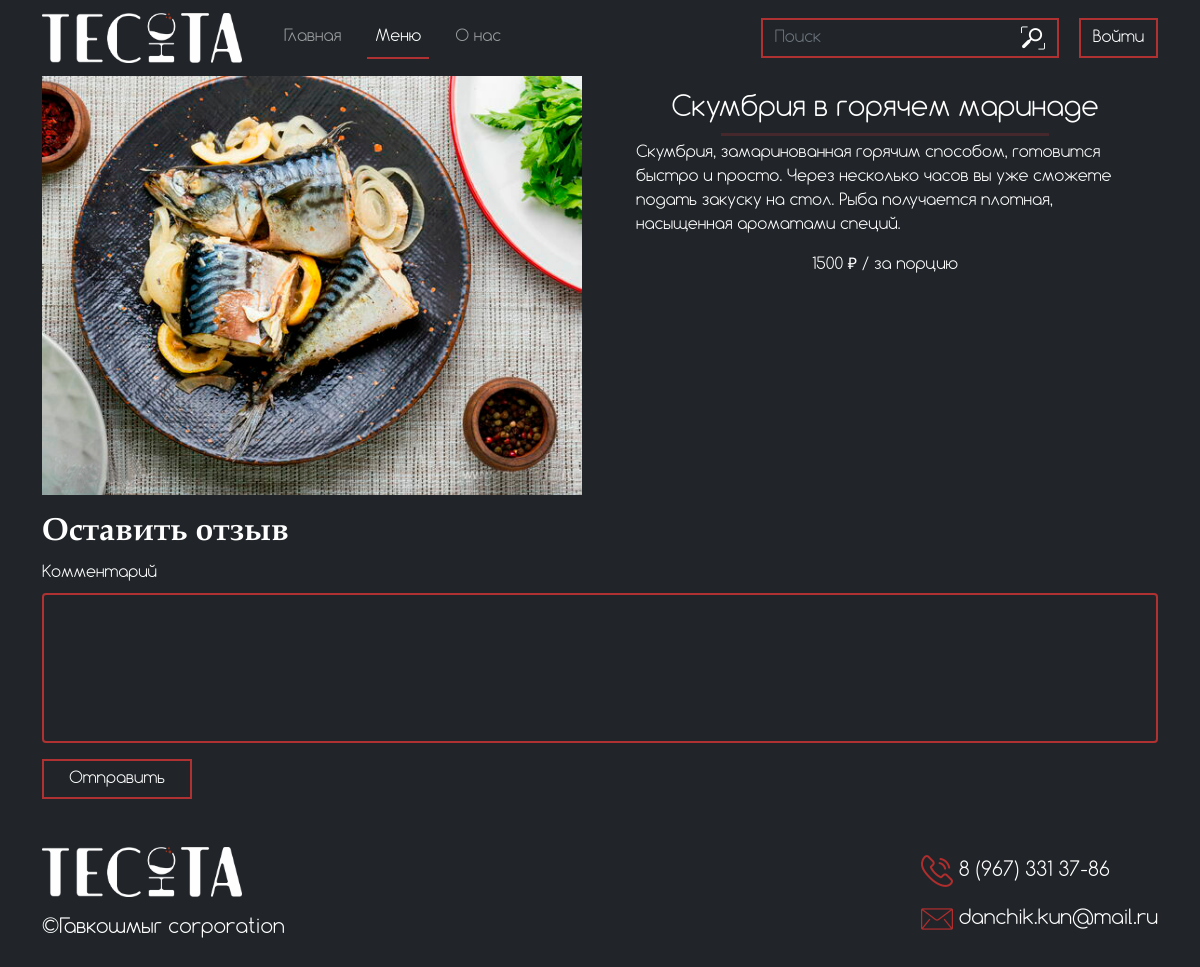
The page /output/full_discription_food.php?id=3 on the database its author committed.
### tables this page shows
CREATE TABLE `menu` (
  `id` int NOT NULL,
  `name` varchar(50) DEFAULT NULL,
  `img` varchar(500) DEFAULT NULL,
  `discription` varchar(500) DEFAULT NULL,
  `price` int DEFAULT NULL,
  `type` varchar(100) DEFAULT NULL
);

### output/full_discription_food.php (the view, shortened to what this page needs)
<?
    require '../functions/connect.php';
    $id = $_GET['id'];
    $give_food = $connect->query("SELECT * FROM `menu` WHERE `id` = '$id'");
    $food = $give_food->fetch(PDO::FETCH_ASSOC);
?>
<!DOCTYPE html>
<html lang="en">
<head>
    <link href="https://cdn.jsdelivr.net/npm/bootstrap@5.0.2/dist/css/bootstrap.min.css" rel="stylesheet">
    <link rel="stylesheet" href="../css/menu.css">
    <link rel="stylesheet" href="../css/style.css">
    <link rel="stylesheet" href="../css/full_disc_food.css">
</head>
<body class="bg-dark">
<?php
  if(!$_SESSION['user'] && !$_SESSION['admin']){ ?>
    <header>
    <nav class="navbar navbar-expand-lg navbar-dark" id="navheader">
        <div class="container">
          <a class="navbar-brand" href="../output/index">
              <img src="../images/logo.png" class="img-fluid" style="width: 200px;" alt="">
            </a>
          <div class="collapse navbar-collapse" id="navbarSupportedContent">
            <ul class="navbar-nav me-auto mb-2 mb-lg-0">
              <li class="nav-item">
                <a class="nav-link" aria-current="page" href="#">Главная</a>
              </li>
              <li class="nav-item">
                <a class="nav-link active" href="../output/menu">Меню</a>
              </li>
              <li class="nav-item">
                <a class="nav-link" href="../output/about_us">О нас</a>
              </li>
            </ul>
            <form class="d-flex" action="../output/search_res" method="GET">
                <input class="form-control me-2 search" style="width: 250px; border-right: none;" type="search" name="search" placeholder="Поиск" aria-label="Поиск">
                <button class="btn" style="margin-right: 20px; margin-left: -10px; border-left: none;" type="submit"><img src="../images/search.png" alt=""></button>
            </form>
            <button type="button" class="btn" data-bs-toggle="modal" data-bs-target="#exampleModalToggle">
                Войти
            </button>
          </div>
        </div>
      </nav>
  </header> <?
  }
?>
<section style="color: white;">
    <div class="container" >
        <div class="row">
            <div class="col">
              <div class="img-zoom-container">
                <img id="myimage" src="/<?=$food['img']?>" width="540" alt="">
              </div>
            </div>
            <div class="col">
              <h3 style="text-align: center; margin-top: 2vh;"><?=$food['name']?></h3>
              <hr style="background: #AF3131; height: 3px;">
              <div style="display: flex; flex-direction: column;">
                <div style="margin: 0vw 2vw;">
                    <p><?=$food['discription']?></p>
                </div>
                <div style="text-align: center;">
                <p><?=$food['price']?> ₽ / <?
                        if($food['type'] == 'drinks'){
                          echo 'за 100мл';
                        }else{
                          echo 'за порцию';
                        }
                ?></p>
                </div>
              </div>
            </div>
        </div>
        </div>
        <div class="comment_food container">
        <h2>Оставить отзыв</h2>
          <form class="row g-3" method="POST" action="../functions/comment_food.php">
          <div class="col-12">
            <label for="inputAddress2" class="form-label">Комментарий</label>
            <textarea type="text" name="comment" class="form-control" style="height: 150px;" id="inputAddress2"></textarea>
          </div>
          <div class="col-12">
            <button type="submit" style="width: 150px" class="btn ">Отправить</button>
          </div>
        </form>
        </div>
</section>
<footer id="fo">
      <nav class="navbar footer_navbar navbar-light bg-dark">
        <div class="container">
          <li>
            <a class="navbar-brand" href="#"><img style="margin-bottom: 16px;" src="../images/logo.png" width="200px" alt=""></a>
            <p class="lead">©Гавкошмыг corporation</p>
          </li>
          <li>
            <p class="lead"><img src="../images/-.png" alt=""> 8 (967) 331 37-86</p>
            <p class="lead"><img src="../images/mail.png" alt="">  danchik.kun@mail.ru</p>
          </li>
        </div>
      </nav>
      </footer>
</body>
</html>

### css/menu.css (style rules this page uses)
* { list-style-type: none; margin: 0; padding: 0; }
hr { background: #fff; height: 2px; border: 0; margin: 15px auto; width: 60%; }
@media screen and (max-width: 1399px) { hr { margin: 5px auto; } }

### css/style.css (style rules this page uses)
* { list-style-type: none; margin: 0; padding: 0; font-family: 'Comfortaa'; }
.nav-link { margin-left: 1.5vw; }
.search { background-color: transparent; border: #AF3131 2px solid; border-radius: 0; }
.btn { background-color: transparent; border: #AF3131 2px solid; border-radius: 0; color: white; }
.form-control { background-color: transparent; color: white; border: #AF3131 2px solid; }
.active { border-bottom: #AF3131 2px solid; }
p { color: white; }
h2 { color: white; margin-top: 8vw; margin-bottom: 4vw; font-family: 'Book Antiqua Bold'; }
textarea { resize: none; }
form { color: white; }
.footer_navbar { margin-top: 5vh; }

### css/full_disc_food.css (style rules this page uses)
.img-zoom-container { position: relative; }
.comment_food { margin-top: 2vh; }
h2 { margin: 1vw 0vw; }

### rows shown on the page
menu: img (picture), name "Скумбрия в горячем маринаде", discription "Скумбрия, замаринованная горячим способом, готовится быстро и просто. Через несколько часов вы уже сможете подать закуску на стол. Рыба получается плотная, насыщенная ароматами специй.", price "1500"
